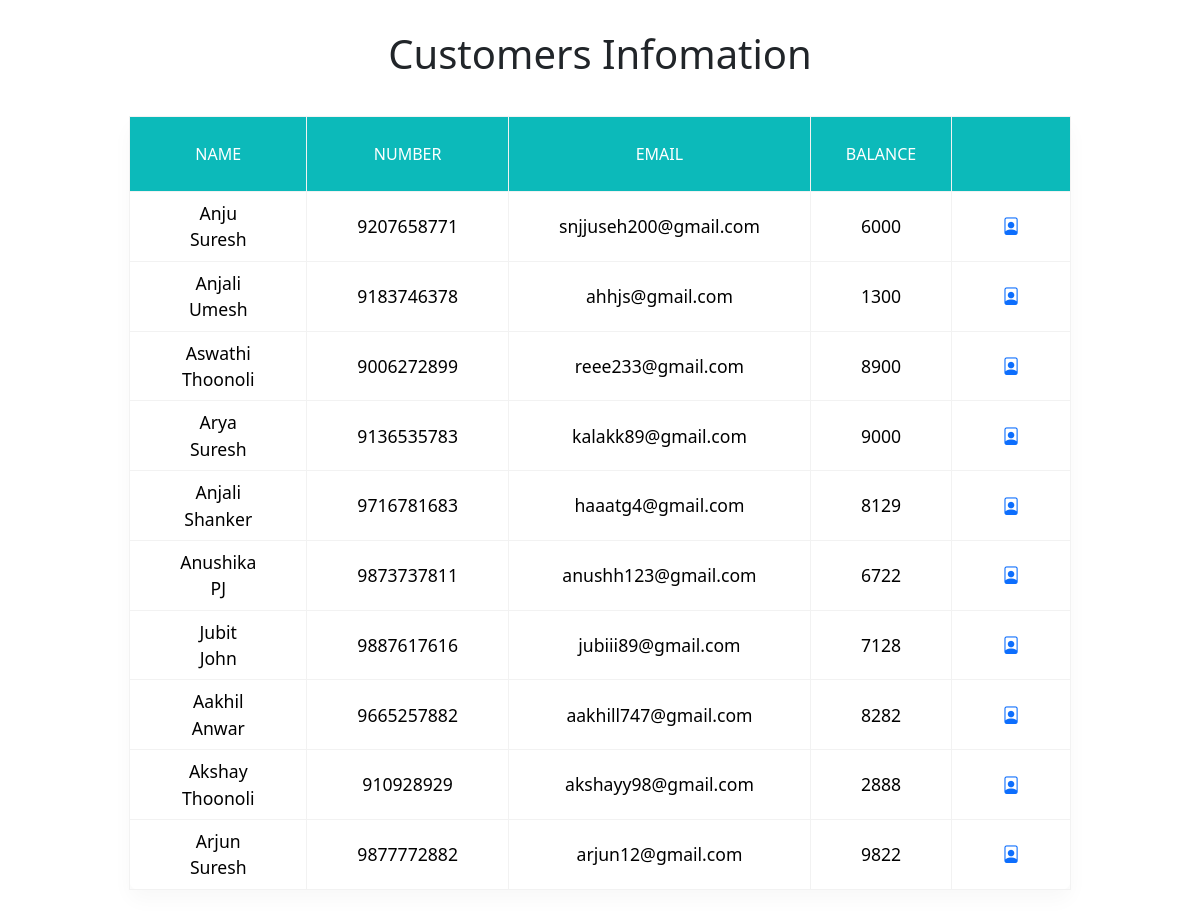
The page /view.php on the database its author committed.
### tables this page shows
CREATE TABLE IF NOT EXISTS `customer` (
  `id` INT(144) NOT NULL UNIQUE ,
  `name` VARCHAR(1000) NOT NULL,
  `number` VARCHAR(1000) not null,
  `email` VARCHAR(1000) NOT NULL UNIQUE,
  `balance` VARCHAR(10000)
);

### view.php (the view, shortened to what this page needs)
<!DOCTYPE html>
<html lang="en" dir="ltr">
  <head>
    <link href="https://cdn.jsdelivr.net/npm/bootstrap@5.0.1/dist/css/bootstrap.min.css" rel="stylesheet">
    <link rel="stylesheet" href="style.css">
    <link rel="stylesheet" href="https://maxst.icons8.com/vue-static/landings/line-awesome/line-awesome/1.3.0/css/line-awesome.min.css">
    <link rel="stylesheet" href="https://cdn.jsdelivr.net/npm/bootstrap-icons@1.5.0/font/bootstrap-icons.css">
  </head>
  <body>
    <div class="vmain">
      <h2 class="vheading" >Customers Infomation</h2>
      <table>
        <thead>
          <tr>
            <th>Name</th>
            <th>Number</th>
            <th>Email</th>
            <th>Balance</th>
            <th></th>
          </tr>
          <tbody>
            <?php
            include 'connection.php';
            $selectquery="select * from `customer`";
            $query=mysqli_query($conn,$selectquery);
            while($res=mysqli_fetch_array($query))
            {?>
              <tr>
                <td><?php echo $res['name']; ?></td>
                <td><?php echo $res['number']; ?></td>
                <td><?php echo $res['email']; ?></td>
                <td><?php echo $res['balance']; ?></td>
                <td><a href="transfer.php?id=<?php echo $res['id']; ?>"><i class="bi bi-file-person"></i></td>
              </tr>
              <?php
            }
             ?>
          </tbody>
        </thead>
      </table>
    </div>
  </body>
</html>

### style.css (style rules this page uses)
body { margin: 0; padding: 0; }
.vheading { text-align: center; padding-top:30px; padding-bottom: 30px; font-size: 2.5em; }
table { border-collapse:collapse; background-color:#fff; box-shadow: 0 10px 20px 0 rgba(0,0,0,.03); border-radius: 10px; margin : auto; width:30%; margin-bottom: 50px; }
th,td { border:1px solid #f2f2f2; padding: 8px 50px; text-align: center; color: black; }
th { text-transform: uppercase; font-weight: 500; background-color: #0cbaba; color:white; padding: 25px 30px; }
td { font-size: 1.1em; }
.bi-file-person { background-color: #ffff; }

### rows shown on the page
customer: name "Anju Suresh", number "9207658771", email "snjjuseh200@gmail.com", balance "6000"
customer: name "Anjali Umesh", number "9183746378", email "ahhjs@gmail.com", balance "1300"
customer: name "Aswathi Thoonoli", number "9006272899", email "reee233@gmail.com", balance "8900"
customer: name "Arya Suresh", number "9136535783", email "kalakk89@gmail.com", balance "9000"
customer: name "Anjali Shanker", number "9716781683", email "haaatg4@gmail.com", balance "8129"
customer: name "Anushika PJ", number "9873737811", email "anushh123@gmail.com", balance "6722"
customer: name "Jubit John", number "9887617616", email "jubiii89@gmail.com", balance "7128"
customer: name "Aakhil Anwar", number "9665257882", email "aakhill747@gmail.com", balance "8282"
customer: name "Akshay Thoonoli", number "910928929", email "akshayy98@gmail.com", balance "2888"
customer: name "Arjun Suresh", number "9877772882", email "arjun12@gmail.com", balance "9822"
